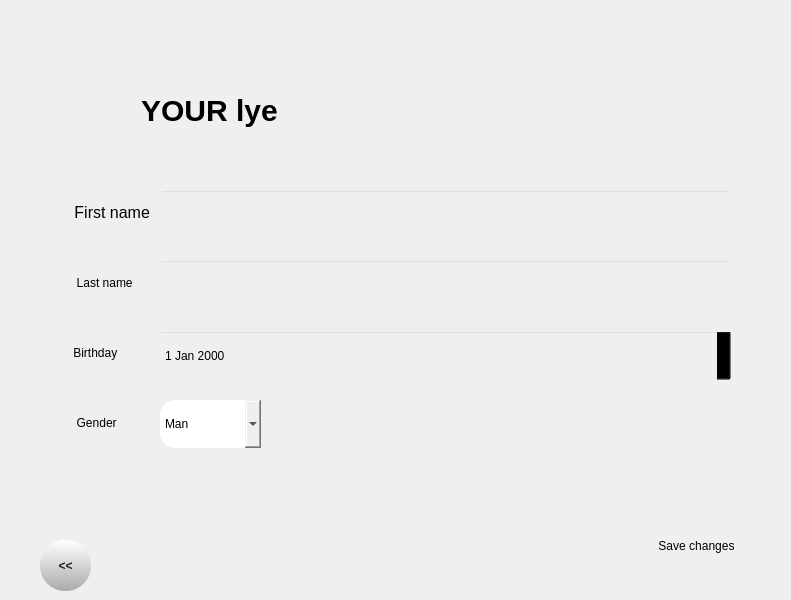
<?xml version="1.0" encoding="UTF-8"?>
<ui version="4.0">
 <class>LYE</class>
 <widget class="QDialog" name="LYE">
  <property name="geometry">
   <rect>
    <x>0</x>
    <y>0</y>
    <width>791</width>
    <height>600</height>
   </rect>
  </property>
  <property name="windowTitle">
   <string>LYE</string>
  </property>
  <widget class="QWidget" name="bgwidget" native="true">
   <property name="geometry">
    <rect>
     <x>20</x>
     <y>10</y>
     <width>751</width>
     <height>581</height>
    </rect>
   </property>
   <property name="styleSheet">
    <string notr="true">background-image: qradialgradient(cx:1, cy:1, radius:15.0, fx:0.5, fy:0.5,
                                   stop:0 white,
                                   stop:1 black);
</string>
   </property>
   <widget class="QLabel" name="label">
    <property name="geometry">
     <rect>
      <x>30</x>
      <y>50</y>
      <width>761</width>
      <height>101</height>
     </rect>
    </property>
    <property name="styleSheet">
     <string notr="true">font-family: 'Snell Roundhand', cursive; font-size: 30px; font-stretch: normal;
font-weight: bold;
border-radius: 15px;</string>
    </property>
    <property name="text">
     <string>           YOUR lye</string>
    </property>
   </widget>
   <widget class="QPushButton" name="prevv">
    <property name="geometry">
     <rect>
      <x>20</x>
      <y>530</y>
      <width>51</width>
      <height>51</height>
     </rect>
    </property>
    <property name="styleSheet">
     <string notr="true">background-color: qlineargradient(x1:0, y1:0, x2:0, y2:1, stop:0 #FFFFFF, stop:1 #AAAAAA);
border: none;
font-weight: bold;
text-shadow: 2px 2px 2px rgba(0, 0, 0, 0.5);
color: #222222;
border-radius: 25px;</string>
    </property>
    <property name="text">
     <string>&lt;&lt;</string>
    </property>
   </widget>
   <widget class="QLineEdit" name="lastname">
    <property name="geometry">
     <rect>
      <x>140</x>
      <y>250</y>
      <width>571</width>
      <height>51</height>
     </rect>
    </property>
    <property name="styleSheet">
     <string notr="true">background-color:rgba(0,0,0,0);
font: 12pt &quot;MS Shell Dlg 2&quot;;</string>
    </property>
   </widget>
   <widget class="QLabel" name="first_name">
    <property name="geometry">
     <rect>
      <x>50</x>
      <y>190</y>
      <width>81</width>
      <height>25</height>
     </rect>
    </property>
    <property name="font">
     <font>
      <family>MS Shell Dlg 2</family>
      <pointsize>12</pointsize>
      <weight>50</weight>
      <italic>false</italic>
      <bold>false</bold>
     </font>
    </property>
    <property name="styleSheet">
     <string notr="true">font: 12pt &quot;MS Shell Dlg 2&quot;;

border-radius: 8px;</string>
    </property>
    <property name="text">
     <string> First name</string>
    </property>
   </widget>
   <widget class="QLabel" name="last_name">
    <property name="geometry">
     <rect>
      <x>50</x>
      <y>260</y>
      <width>81</width>
      <height>25</height>
     </rect>
    </property>
    <property name="styleSheet">
     <string notr="true">font: 12pt &quot;MS Shell Dlg 2&quot;;

border-radius: 8px;</string>
    </property>
    <property name="text">
     <string>  Last name</string>
    </property>
   </widget>
   <widget class="QDateEdit" name="birthday">
    <property name="geometry">
     <rect>
      <x>140</x>
      <y>320</y>
      <width>571</width>
      <height>51</height>
     </rect>
    </property>
    <property name="styleSheet">
     <string notr="true">background-color:rgba(0,0,0,0);
font: 12pt &quot;MS Shell Dlg 2&quot;;</string>
    </property>
   </widget>
   <widget class="QLabel" name="birth">
    <property name="geometry">
     <rect>
      <x>50</x>
      <y>330</y>
      <width>81</width>
      <height>25</height>
     </rect>
    </property>
    <property name="styleSheet">
     <string notr="true">font: 12pt &quot;MS Shell Dlg 2&quot;;

border-radius: 8px;</string>
    </property>
    <property name="text">
     <string> Birthday</string>
    </property>
   </widget>
   <widget class="QLabel" name="image">
    <property name="geometry">
     <rect>
      <x>50</x>
      <y>70</y>
      <width>51</width>
      <height>51</height>
     </rect>
    </property>
    <property name="styleSheet">
     <string notr="true">border-radius:5px;</string>
    </property>
    <property name="text">
     <string/>
    </property>
    <property name="scaledContents">
     <bool>true</bool>
    </property>
   </widget>
   <widget class="QComboBox" name="comboBox">
    <property name="geometry">
     <rect>
      <x>140</x>
      <y>390</y>
      <width>101</width>
      <height>48</height>
     </rect>
    </property>
    <property name="styleSheet">
     <string notr="true">border-color: rgb(0, 0, 127);
font: 12pt &quot;MS Shell Dlg 2&quot;;

border-radius: 15px;</string>
    </property>
    <item>
     <property name="text">
      <string>Man</string>
     </property>
    </item>
    <item>
     <property name="text">
      <string>Woman</string>
     </property>
    </item>
    <item>
     <property name="text">
      <string>Non-binary</string>
     </property>
    </item>
    <item>
     <property name="text">
      <string>Other</string>
     </property>
    </item>
   </widget>
   <widget class="QLabel" name="sex">
    <property name="geometry">
     <rect>
      <x>50</x>
      <y>400</y>
      <width>81</width>
      <height>25</height>
     </rect>
    </property>
    <property name="styleSheet">
     <string notr="true">font: 12pt &quot;MS Shell Dlg 2&quot;;

border-radius: 8px;</string>
    </property>
    <property name="text">
     <string>  Gender</string>
    </property>
   </widget>
   <widget class="QLineEdit" name="firstname">
    <property name="geometry">
     <rect>
      <x>140</x>
      <y>180</y>
      <width>571</width>
      <height>51</height>
     </rect>
    </property>
    <property name="styleSheet">
     <string notr="true">background-color:rgba(0,0,0,0);
font: 12pt &quot;MS Shell Dlg 2&quot;;</string>
    </property>
   </widget>
   <widget class="QPushButton" name="save_ch">
    <property name="geometry">
     <rect>
      <x>620</x>
      <y>510</y>
      <width>113</width>
      <height>51</height>
     </rect>
    </property>
    <property name="styleSheet">
     <string notr="true">font: 12pt &quot;MS Shell Dlg 2&quot;;

border-radius: 8px;</string>
    </property>
    <property name="text">
     <string>Save changes</string>
    </property>
   </widget>
   <widget class="QLabel" name="label_2">
    <property name="geometry">
     <rect>
      <x>50</x>
      <y>150</y>
      <width>221</width>
      <height>16</height>
     </rect>
    </property>
    <property name="styleSheet">
     <string notr="true">background-color: rgba(255, 255, 255, 0);
font: 17pt &quot;MS Shell Dlg 2&quot;; 
color:red;</string>
    </property>
    <property name="text">
     <string/>
    </property>
   </widget>
   <widget class="QLabel" name="user_namename">
    <property name="geometry">
     <rect>
      <x>270</x>
      <y>70</y>
      <width>161</width>
      <height>31</height>
     </rect>
    </property>
    <property name="styleSheet">
     <string notr="true">background-color: rgba(255, 255, 255, 0);
font: 30pt &quot;MS Shell Dlg 2&quot;; 
color:black;</string>
    </property>
    <property name="text">
     <string/>
    </property>
   </widget>
  </widget>
 </widget>
 <resources/>
 <connections/>
</ui>
